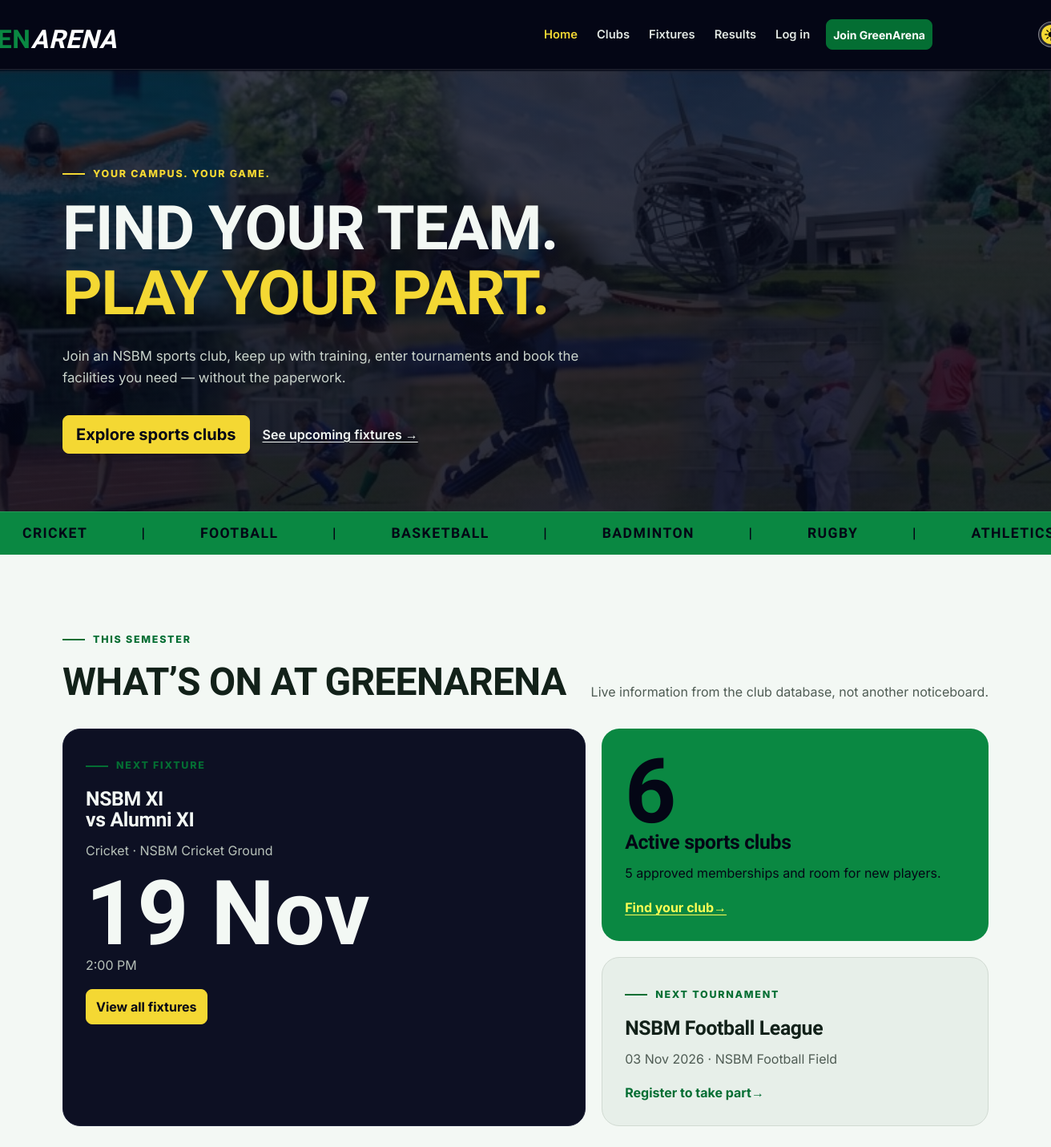
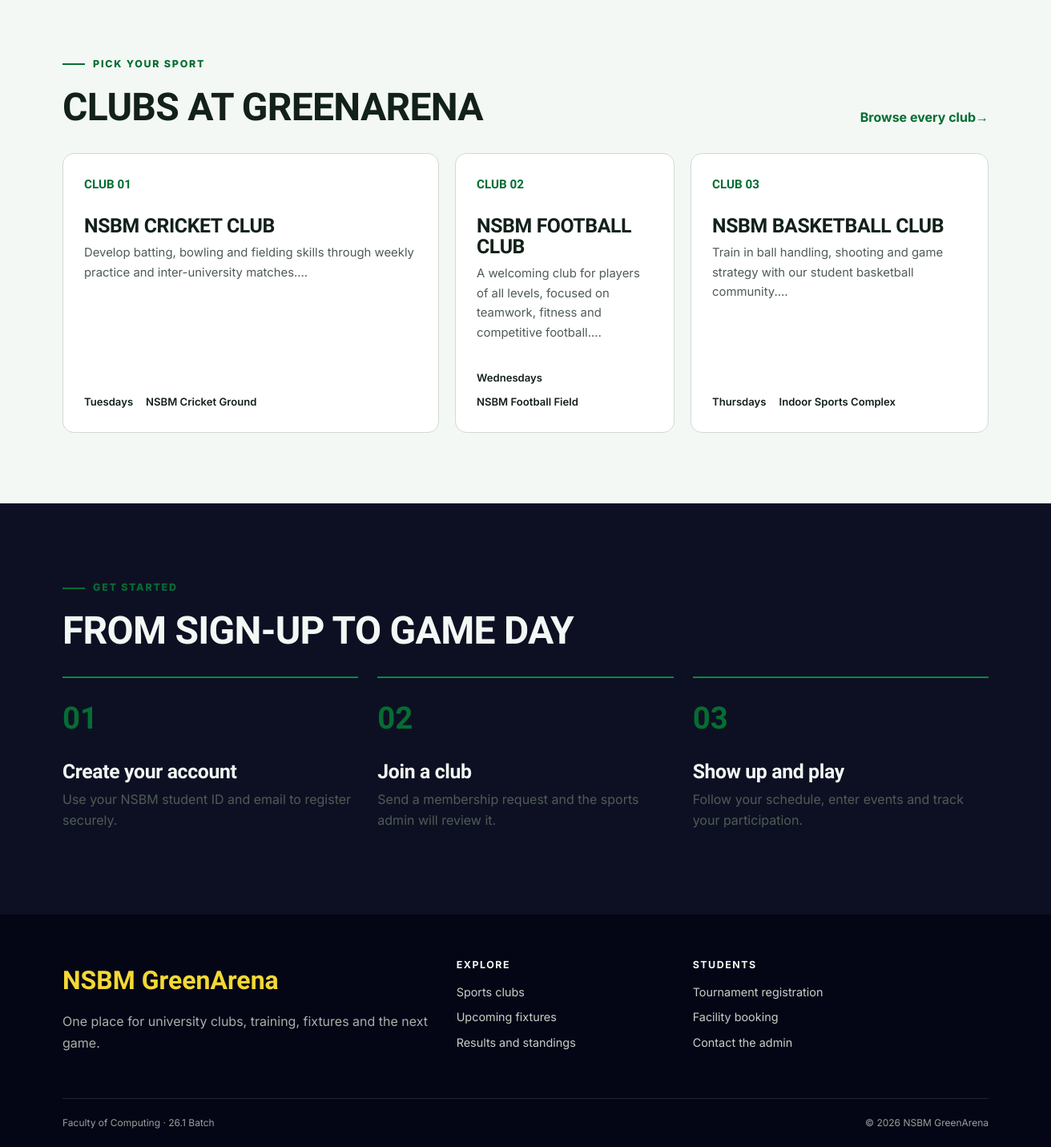
The page / on the database its author committed (2 pictures, top to bottom).
### tables this page shows
CREATE TABLE matches (
    id INT UNSIGNED AUTO_INCREMENT PRIMARY KEY,
    tournament_id INT UNSIGNED NULL,
    sport VARCHAR(80) NOT NULL,
    home_team VARCHAR(100) NOT NULL,
    away_team VARCHAR(100) NOT NULL,
    match_datetime DATETIME NOT NULL,
    venue VARCHAR(120) NOT NULL,
    status ENUM('scheduled', 'completed', 'cancelled') NOT NULL DEFAULT 'scheduled',
    home_score SMALLINT UNSIGNED NULL,
    away_score SMALLINT UNSIGNED NULL,
    created_at TIMESTAMP DEFAULT CURRENT_TIMESTAMP,
    FOREIGN KEY (tournament_id) REFERENCES tournaments(id) ON DELETE SET NULL
);

CREATE TABLE tournaments (
    id INT UNSIGNED AUTO_INCREMENT PRIMARY KEY,
    name VARCHAR(120) NOT NULL,
    sport VARCHAR(80) NOT NULL,
    description TEXT NOT NULL,
    start_date DATE NOT NULL,
    end_date DATE NOT NULL,
    venue VARCHAR(120) NOT NULL,
    registration_deadline DATE NOT NULL,
    max_teams SMALLINT UNSIGNED NOT NULL DEFAULT 8,
    status ENUM('upcoming', 'ongoing', 'completed') NOT NULL DEFAULT 'upcoming',
    created_at TIMESTAMP DEFAULT CURRENT_TIMESTAMP
);

CREATE TABLE clubs (
    id INT UNSIGNED AUTO_INCREMENT PRIMARY KEY,
    name VARCHAR(100) NOT NULL UNIQUE,
    sport VARCHAR(80) NOT NULL,
    description TEXT NOT NULL,
    coach_name VARCHAR(100) NOT NULL,
    meeting_day VARCHAR(20) NOT NULL,
    location VARCHAR(120) NOT NULL,
    max_members SMALLINT UNSIGNED NOT NULL DEFAULT 30,
    status ENUM('active', 'inactive') NOT NULL DEFAULT 'active',
    created_at TIMESTAMP DEFAULT CURRENT_TIMESTAMP
);

### includes/functions.php (called while the page is built, shortened)
<?php
function e($value)
{
    return htmlspecialchars($value ?? '', ENT_QUOTES);
}
function url($path = '')
{
    return BASE_PATH . '/' . ltrim($path, '/');
}
function asset($path)
{
    return url('assets/' . ltrim($path, '/'));
}
function run_query($sql, $params = [])
{
    global $connection;
    $statement = mysqli_prepare($connection, $sql);
    if (!mysqli_stmt_execute($statement)) {
        die('SQL error: ' . mysqli_stmt_error($statement));
    }
    return $statement;
}
function fetch_all($sql, $params = [])
{
    $statement = run_query($sql, $params);
    $result = mysqli_stmt_get_result($statement);
    return mysqli_fetch_all($result, MYSQLI_ASSOC);
}
function fetch_one($sql, $params = [])
{
    $rows = fetch_all($sql, $params);
    if (count($rows) > 0) {
        return $rows[0];
    }
    return false;
}
function format_date($date, $format = 'd M Y')
{
    if ($date) {
        return date($format, strtotime($date));
    }
    return 'Not set';
}
function format_time($time)
{
    if ($time) {
        return date('g:i A', strtotime($time));
    }
    return 'Not set';
}
function active_class($page, $activePage)
{
    if ($page === $activePage) {
        return 'active';
    }
    return '';
}

### includes/auth.php (called while the page is built, shortened)
<?php
function current_user()
{
    if (empty($_SESSION['user_id'])) {
        return null;
    }
    $user = fetch_one('SELECT id, student_id, full_name, email, role FROM users WHERE id = ?', [$_SESSION['user_id']]);
    return $user;
}

### index.php (the view, shortened to what this page needs)
<?php
$activePage = 'home';
$clubCount = (int) fetch_one("SELECT COUNT(*) AS total FROM clubs WHERE status = 'active'")['total'];
$memberCount = (int) fetch_one("SELECT COUNT(*) AS total FROM memberships WHERE status = 'approved'")['total'];
$nextMatch = fetch_one("SELECT * FROM matches WHERE status = 'scheduled' AND match_datetime >= NOW() ORDER BY match_datetime LIMIT 1");
$nextTournament = fetch_one("SELECT * FROM tournaments WHERE status != 'completed' AND end_date >= CURDATE() ORDER BY start_date LIMIT 1");
$featuredClubs = fetch_all("SELECT * FROM clubs WHERE status = 'active' ORDER BY id LIMIT 3");
include __DIR__ . '/includes/header.php';
?>
<section class="hero">
    <div class="container">
        <div class="hero-grid">
            <div>
                <span class="hero-kicker">Your campus. Your game.</span>
                <h1 class="hero-title">Find your team.<br><span>Play your part.</span></h1>
                <p class="hero-copy">Join an NSBM sports club, keep up with training, enter tournaments and book the facilities you need — without the paperwork.</p>
                <div class="hero-actions">
                    <a class="btn btn-highlight btn-lg" href="<?= e(url('clubs.php')) ?>">Explore sports clubs</a>
                    <a class="text-link" href="<?= e(url('fixtures.php')) ?>">See upcoming fixtures →</a>
                </div>
            </div>
        </div>
    </div>
    <?php $sports = ['CRICKET', 'FOOTBALL', 'BASKETBALL', 'BADMINTON', 'RUGBY', 'ATHLETICS']; ?>
    <div class="ticker" aria-hidden="true">
        <div class="ticker-track">
            <?php for ($g = 0; $g < 4; $g++): ?>
                <?php foreach ($sports as $s): ?>
                    <span><?= $s ?> &nbsp;</span>
                    <span>| &nbsp;</span>
                <?php endforeach; ?>
            <?php endfor; ?>
        </div>
    </div>
</section>
<section class="section" aria-labelledby="whats-on-title">
    <div class="container">
        <div class="section-heading">
            <div><span class="section-kicker">This semester</span>
                <h2 id="whats-on-title">What’s on at GreenArena</h2>
            </div>
            <p>Live information from the club database, not another noticeboard.</p>
        </div>
        <div class="bento-grid">
            <article class="info-tile info-tile-dark bento-main">
            <span class="section-kicker">Next fixture</span>
            <?php if ($nextMatch): ?>
                <h3><?= e($nextMatch['home_team']) ?><br>vs <?= e($nextMatch['away_team']) ?></h3>
                <p><?= e($nextMatch['sport']) ?> · <?= e($nextMatch['venue']) ?></p>
                <span class="big-number"><?= format_date($nextMatch['match_datetime'], 'd M') ?></span>
                <p><?= format_time($nextMatch['match_datetime']) ?></p>
                <a class="btn btn-highlight" href="<?= e(url('fixtures.php')) ?>">View all fixtures</a>
            <?php else: ?>
                <h3>No fixtures scheduled yet</h3><p>Check back soon for the next game.</p>
            <?php endif; ?>
            </article>
            <article class="info-tile info-tile-green">
            <span class="big-number"><?= $clubCount ?></span>
            <h3>Active sports clubs</h3>
            <p><?= $memberCount ?> approved memberships and room for new players.</p>
            <a class="link-arrow" href="<?= e(url('clubs.php')) ?>">Find your club</a>
            </article>
            <article class="info-tile">
            <span class="section-kicker">Next tournament</span>
            <?php if ($nextTournament): ?>
                <h3><?= e($nextTournament['name']) ?></h3>
                <p><?= format_date($nextTournament['start_date']) ?> · <?= e($nextTournament['venue']) ?></p>
                <a class="link-arrow" href="<?= e(url('student/registrations.php')) ?>">Register to take part</a>
            <?php else: ?>
                <h3>New tournaments coming soon</h3>
            <?php endif; ?>
            </article>
        </div>
    </div>
</section>
<section class="section pt-0" aria-labelledby="featured-clubs-title">
    <div class="container">
        <div class="section-heading">
            <div><span class="section-kicker">Pick your sport</span>
                <h2 id="featured-clubs-title">Clubs at GreenArena</h2>
            </div>
            <a class="link-arrow" href="<?= e(url('clubs.php')) ?>">Browse every club</a>
        </div>
        <div class="club-grid">
            <?php foreach ($featuredClubs as $index => $club): ?>
                <a class="club-card" href="<?= e(url('club.php?id=' . $club['id'])) ?>">
                <span class="club-number">CLUB <?= str_pad((string) ($index + 1), 2, '0', STR_PAD_LEFT) ?></span>
                <h3><?= e($club['name']) ?></h3>
                <p><?= e(substr($club['description'], 0, 110)) ?>…</p>
                <div class="club-meta"><span><?= e($club['meeting_day']) ?>s</span><span><?= e($club['location']) ?></span>
                </div>
                </a>
            <?php endforeach; ?>
        </div>
    </div>
</section>
<section class="section section-dark" aria-labelledby="how-title">
    <div class="container">
        <div class="section-heading">
            <div><span class="section-kicker">Get started</span>
                <h2 id="how-title">From sign-up to game day</h2>
            </div>
        </div>
        <div class="steps">
            <article class="step">
            <h3>Create your account</h3>
            <p>Use your NSBM student ID and email to register securely.</p></article>
            <article class="step">
            <h3>Join a club</h3>
            <p>Send a membership request and the sports admin will review it.</p></article>
            <article class="step">
            <h3>Show up and play</h3>
            <p>Follow your schedule, enter events and track your participation.</p></article>
        </div>
    </div>
</section>
<?php include __DIR__ . '/includes/footer.php'; ?>

### includes/header.php (shortened to what this page needs)
<?php
$activePage = $activePage ?? '';
$bodyClass = $bodyClass ?? '';
$user = current_user();
$unreadNotifications = $user ? unread_count($user['id']) : 0;
?>
<!doctype html>
<html lang="en">
    <head>
        <link href="https://cdn.jsdelivr.net/npm/bootstrap@5.3.3/dist/css/bootstrap.min.css" rel="stylesheet">
        <link href="<?= e(asset('css/style.css')) ?>" rel="stylesheet">
        <link href="<?= e(asset('css/theme.css')) ?>" rel="stylesheet">
    </head>
    <body class="<?= e($bodyClass) ?>">
        <header>
            <nav class="navbar navbar-expand-lg navbar-dark site-navbar" aria-label="Main navigation">
                <div class="container">
                    <a class="navbar-brand brand" href="<?= e(url('index.php')) ?>" aria-label="NSBM GreenArena home">
                        <span class="green-arena-title"><span class="t-nsbm">  NSBM</span><span class="t-green">GREEN</span><span class="t-arena">ARENA</span></span>
                    </a>
                    <div class="collapse navbar-collapse" id="mainNav">
                        <ul class="navbar-nav ms-auto align-items-lg-center">
                            <li class="nav-item"><a class="nav-link <?= active_class('home', $activePage) ?>" href="<?= e(url('index.php')) ?>">Home</a></li>
                            <li class="nav-item"><a class="nav-link <?= active_class('clubs', $activePage) ?>" href="<?= e(url('clubs.php')) ?>">Clubs</a></li>
                            <li class="nav-item"><a class="nav-link <?= active_class('fixtures', $activePage) ?>" href="<?= e(url('fixtures.php')) ?>">Fixtures</a></li>
                            <li class="nav-item"><a class="nav-link <?= active_class('results', $activePage) ?>" href="<?= e(url('results.php')) ?>">Results</a></li>
                            <?php if ($user): ?>
                                <li class="nav-item"><a class="nav-link <?= active_class('dashboard', $activePage) ?>" href="<?= e(url($user['role'] === 'admin' ? 'admin/index.php' : 'student/dashboard.php')) ?>"><?= $user['role'] === 'admin' ? 'Admin panel' : 'My dashboard' ?></a></li>
                                <li class="nav-item ms-lg-2">
                                    <a class="nav-link notification-bell <?= active_class('notifications', $activePage) ?>" href="<?= e(url('notifications.php')) ?>" aria-label="Notifications">
                                        <svg width="20" height="20" viewBox="0 0 24 24" fill="none" stroke="currentColor" stroke-width="2" stroke-linecap="round" stroke-linejoin="round" aria-hidden="true"><path d="M18 8a6 6 0 0 0-12 0c0 7-3 9-3 9h18s-3-2-3-9"/><path d="M13.7 21a2 2 0 0 1-3.4 0"/></svg>
                                        <span class="notification-badge" id="notification-count" <?= $unreadNotifications > 0 ? '' : 'hidden' ?>><?= $unreadNotifications ?></span>
                                    </a>
                                </li>
                                <li class="nav-item ms-lg-2">
                                    <form action="<?= e(url('logout.php')) ?>" method="post" class="m-0">
                                        <button class="btn btn-sm btn-outline-light w-100" type="submit">Log out</button>
                                    </form>
                                </li>
                            <?php else: ?>
                                <li class="nav-item"><a class="nav-link <?= active_class('login', $activePage) ?>" href="<?= e(url('login.php')) ?>">Log in</a></li>
                                <li class="nav-item ms-lg-2 mt-2 mt-lg-0"><a class="btn btn-sm btn-sport" href="<?= e(url('register.php')) ?>">Join GreenArena</a></li>
                            <?php endif; ?>
                            <li class="nav-item ms-lg-2 mt-2 mt-lg-0">
                                <button class="theme-switch" id="theme-toggle" type="button" role="switch" aria-checked="false" aria-label="Dark mode">
                                    <img class="switch-icon icon-sun" src="<?= e(asset('img/sun.png')) ?>" alt="">
                                </button>
                            </li>
                        </ul>
                    </div>
                </div>
            </nav>
        </header>
        <main id="main-content">

### includes/footer.php (shortened to what this page needs)
</main>
<footer class="site-footer">
<div class="container">
    <div class="row g-4 align-items-start">
        <div class="col-lg-5">
                <a class="footer-brand" href="<?= e(url('index.php')) ?>">NSBM GreenArena</a>
                <p class="footer-copy">One place for university clubs, training, fixtures and the next game.</p>
        </div>
        <div class="col-6 col-lg-3">
            <h2 class="footer-heading">Explore</h2>
                <a href="<?= e(url('clubs.php')) ?>">Sports clubs</a>
                <a href="<?= e(url('fixtures.php')) ?>">Upcoming fixtures</a>
                <a href="<?= e(url('results.php')) ?>">Results and standings</a>
        </div>
        <div class="col-6 col-lg-4">
            <h2 class="footer-heading">Students</h2>
                <a href="<?= e(url('student/registrations.php')) ?>">Tournament registration</a>
                <a href="<?= e(url('student/bookings.php')) ?>">Facility booking</a>
                <a href="<?= e(url('contact.php')) ?>">Contact the admin</a>
        </div>
    </div>
    <div class="footer-bottom">
            <span>Faculty of Computing · 26.1 Batch</span>
            <span>&copy; <?= date('Y') ?> NSBM GreenArena</span>
    </div>
</div>
</footer>
</body>
</html>

### assets/css/theme.css (style rules this page uses)
.theme-switch { position: relative; display: inline-flex; align-items: center; justify-content: space-between; width: 62px; height: 32px; padding: 0 7px; border: 1px solid rgba(255, 255, 255, 0.45); border-radius: 16px; background: rgba(255, 255, 255, 0.12); cursor: pointer; }
.switch-icon { position: relative; z-index: 1; width: 16px; height: 16px; }
@media (min-width: 1200px) { .theme-switch { transform: translateX(200%); } }
@media (min-width: 1200px) { .green-arena-title { transform: translateX(-100%); } }

### rows shown on the page
matches: home_team "NSBM XI", away_team "Alumni XI", sport "Cricket", venue "NSBM Cricket Ground", match_datetime "19 Nov", match_datetime "2:00 PM"
tournaments: name "NSBM Football League", start_date "03 Nov 2026", venue "NSBM Football Field"
clubs: index "01", name "NSBM CRICKET CLUB", description "Develop batting, bowling and fielding skills through weekly practice and inter-university matches.", meeting_day "Tuesday", location "NSBM Cricket Ground"
clubs: index "02", name "NSBM FOOTBALL CLUB", description "A welcoming club for players of all levels, focused on teamwork, fitness and competitive football.", meeting_day "Wednesday", location "NSBM Football Field"
clubs: index "03", name "NSBM BASKETBALL CLUB", description "Train in ball handling, shooting and game strategy with our student basketball community.", meeting_day "Thursday", location "Indoor Sports Complex"

### other values the page prints
$s "CRICKET"
$s "FOOTBALL"
$s "BASKETBALL"
$s "BADMINTON"
$s "RUGBY"
$clubCount "6"
$memberCount "5"
